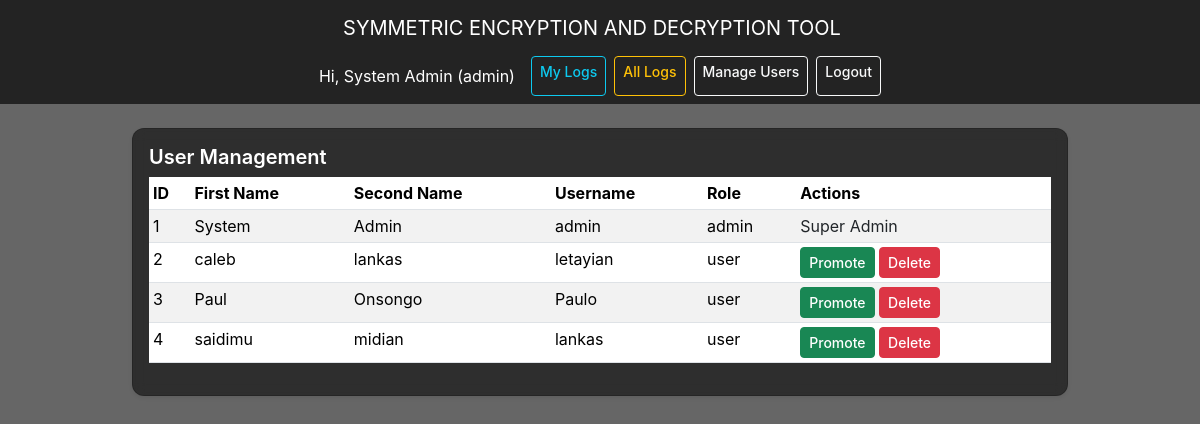
/admin/users (signed in), run on an earlier commit of the app's database.
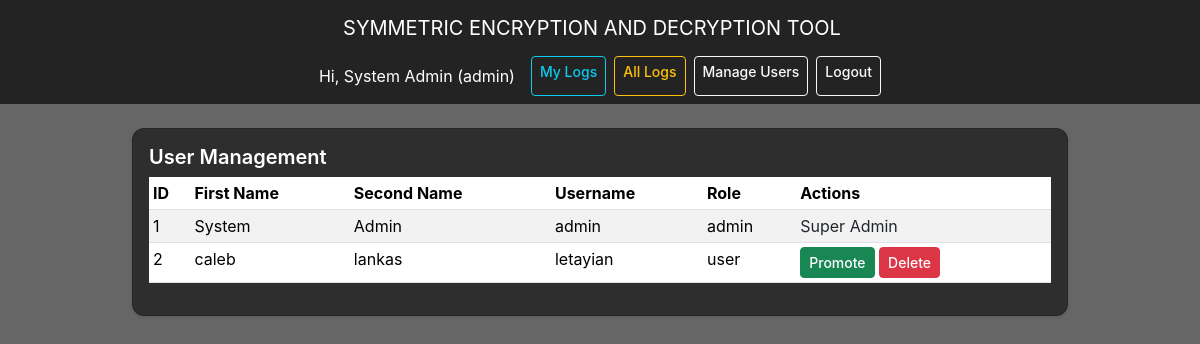
And on a later commit of the database.
### tables this page shows
CREATE TABLE users (
            id INTEGER PRIMARY KEY AUTOINCREMENT,
            username TEXT UNIQUE,
            password TEXT
        , role TEXT DEFAULT 'user', first_name TEXT, second_name TEXT);

### app.py (the view)
@app.route("/admin/users")
def manage_users():
    if "username" not in session or session.get("role", "user") != "admin":
        flash("Access denied. Admins only.", "danger")
        return redirect(url_for("home"))
    users = get_all_users()
    return render_template("users.html", users=users, user=session.get("username"), role=session.get("role", "user"))

### database.py (called while the page is built)
def _conn():
    return sqlite3.connect(DB_NAME)

def get_all_users():
    conn = _conn()
    c = conn.cursor()
    c.execute("SELECT id, username, role, first_name, second_name FROM users ORDER BY id ASC")
    rows = c.fetchall()
    conn.close()
    return rows

### templates/users.html
{% extends "base.html" %}
{% block content %}
<div class="card shadow-sm">
  <div class="card-body">
    <h5 class="card-title">User Management</h5>
    <table class="table table-sm table-striped">
      <thead>
        <tr>
          <th>ID</th>
          <th>First Name</th>
          <th>Second Name</th>
          <th>Username</th>
          <th>Role</th>
          <th>Actions</th>
        </tr>
      </thead>
      <tbody>
        {% for u in users %}
          <tr>
            <td>{{ u[0] }}</td>
            <td>{{ u[3] }}</td>
            <td>{{ u[4] }}</td>
            <td>{{ u[1] }}</td>
            <td>{{ u[2] }}</td>
            <td>
              {% if u[1] != 'admin' %}
                {% if u[2] == 'user' %}
                  <a class="btn btn-sm btn-success" href="{{ url_for('promote_user', user_id=u[0]) }}">Promote</a>
                {% else %}
                  <a class="btn btn-sm btn-warning" href="{{ url_for('demote_user', user_id=u[0]) }}">Demote</a>
                {% endif %}
                <a class="btn btn-sm btn-danger" href="{{ url_for('remove_user', user_id=u[0]) }}">Delete</a>
              {% else %}
              <span class="text-dark">Super Admin</span>
              {% endif %}
            </td>
          </tr>
        {% else %}
          <tr><td colspan="6" class="text-center">No users found</td></tr>
        {% endfor %}
      </tbody>
    </table>
  </div>
</div>
{% endblock %}

### templates/base.html (shortened to what this page needs)
<!doctype html>
<html lang="en">
  <head>
    <link href="https://cdn.jsdelivr.net/npm/bootstrap@5.3.3/dist/css/bootstrap.min.css" rel="stylesheet">
    <link rel="stylesheet" href="{{ url_for('static', filename='style.css') }}">
  </head>
  <body class="{{ body_class if body_class else '' }}">
    <nav class="navbar navbar-expand-lg navbar-dark bg-dark">
      <div class="container d-flex justify-content-center">
        <div class="d-flex flex-column align-items-center">
          <a class="navbar-brand mb-2" href="{{ url_for('home') }}">SYMMETRIC ENCRYPTION AND DECRYPTION TOOL</a>
          <div class="d-flex justify-content-center flex-wrap">
            {% if session.get('username') %}
              <span class="navbar-text text-white me-3">
                Hi, {{ session.get('first_name', session['username']) }} {{ session.get('second_name','') }} ({{ session['role'] }})
              </span>
              <a class="btn btn-outline-info btn-sm me-2" href="{{ url_for('mylogs') }}">My Logs</a>
              {% if session.get('role') == 'admin' %}
                <a class="btn btn-outline-warning btn-sm me-2" href="{{ url_for('logs') }}">All Logs</a>
                <a class="btn btn-outline-light btn-sm me-2" href="{{ url_for('manage_users') }}">Manage Users</a>
              {% endif %}
              <a class="btn btn-outline-light btn-sm" href="{{ url_for('logout') }}">Logout</a>
            {% else %}
              <a class="btn btn-outline-light btn-sm me-2" href="{{ url_for('login') }}">Login</a>
              <a class="btn btn-outline-light btn-sm" href="{{ url_for('register') }}">Register</a>
            {% endif %}
          </div>
        </div>
      </div>
    </nav>
    <div class="container mt-4">
      {% block content %}{% endblock %}
    </div>
  </body>
</html>

### static/style.css (style rules this page uses)
body { font-family: Inter, system-ui, -apple-system, "Segoe UI", Roboto, "Helvetica Neue", Arial; }
.container { max-width: 960px; }
.card { border-radius: 8px; }
body { font-family: Inter, system-ui, -apple-system, "Segoe UI", Roboto, "Helvetica Neue", Arial; background: linear-gradient(rgba(0,0,0,0.6), rgba(0,0,0,0.6)), url("../static/background.jpg") no-repeat center center fixed; background-size: cover; color: #fff; min-height: 100vh; margin: 0; }
.card { border-radius: 12px; background: rgba(0, 0, 0, 0.55); backdrop-filter: blur(6px); -webkit-backdrop-filter: blur(6px); color: #fff; box-shadow: 0 4px 20px rgba(0,0,0,0.4); }
.card h4, .card h5, .card label { color: #fff; font-weight: 600; }
.btn { font-weight: 500; }
.navbar { background: rgba(0, 0, 0, 0.653) !important; backdrop-filter: blur(4px); }

What changed in the data, as far as the page shows it:
removed users: id "3", first_name "Paul", second_name "Onsongo", username "Paulo", role "user"
removed users: id "4", first_name "saidimu", second_name "midian", username "lankas", role "user"
